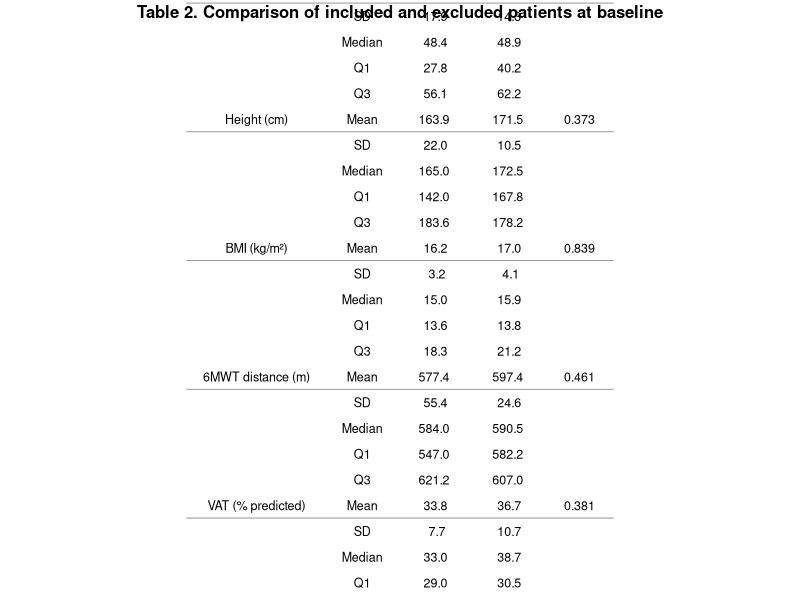

Write the R code that produced this figure. (Note: this script raises an error after producing the figure.)
## ---- chunk 1
knitr::opts_chunk$set(echo = TRUE, warning = FALSE, message = FALSE)
## ---- chunk 2
# Load package
library(readxl)

# Import datasets
included_data <- read_excel("data/data_clean.xlsx")
excluded_data <- read_excel("data/data_excluded.xlsx")

# Check structure
str(included_data)
str(excluded_data)
## ---- chunk 3
library(dplyr)
library(gridExtra)
library(grid)

# Fonction descriptive
describe <- function(x) {
  data.frame(
    Statistic = c("Mean", "SD", "Median", "Q1", "Q3"),
    Value = c(
      mean(x, na.rm = TRUE),
      sd(x, na.rm = TRUE),
      median(x, na.rm = TRUE),
      quantile(x, 0.25, na.rm = TRUE),
      quantile(x, 0.75, na.rm = TRUE)
    )
  )
}

vars <- c("age", "weight_kg", "height_cm", "bmi_kg_cm2",
          "6minwt_distance_traveled_m_before",
          "vat_before",
          "pedsql_totalself_before")

labels <- c(
  "Age (years)",
  "Weight (kg)",
  "Height (cm)",
  "BMI (kg/m²)",
  "6MWT distance (m)",
  "VAT (% predicted)",
  "PedsQL score (0–100)"
)

table_list <- list()

for(i in seq_along(vars)) {
  
  var <- vars[i]
  
  x <- included_data[[var]]
  y <- excluded_data[[var]]
  
  # Remove NA (important pour le test)
  x_clean <- x[!is.na(x)]
  y_clean <- y[!is.na(y)]
  
  # Mann-Whitney
  p_val <- round(wilcox.test(x_clean, y_clean)$p.value, 3)
  
  inc <- describe(x)
  exc <- describe(y)
  
  df <- data.frame(
    Variable = c(labels[i], rep("", 4)),
    Statistic = inc$Statistic,
    Included = round(inc$Value, 1),
    Excluded = round(exc$Value, 1),
    p_value = c(p_val, rep("", 4))
  )
  
  table_list[[i]] <- df
}

table_final <- do.call(rbind, table_list)

# ---- SEX ----
p_sexe <- round(fisher.test(table(
  c(included_data$sexe, excluded_data$sexe),
  c(rep("Included", nrow(included_data)),
    rep("Excluded", nrow(excluded_data)))
))$p.value, 3)

sexe_inc <- table(included_data$sexe)
sexe_exc <- table(excluded_data$sexe)

sex_df <- data.frame(
  Variable = c("Sex (M/F)", rep("", length(sexe_inc)-1)),
  Statistic = names(sexe_inc),
  Included = as.numeric(sexe_inc),
  Excluded = as.numeric(sexe_exc),
  p_value = c(p_sexe, rep("", length(sexe_inc)-1))
)

table_final <- rbind(table_final, sex_df)

table_final

library(gridExtra)
library(grid)

# Ajuster hauteur automatiquement
n_rows <- nrow(table_final)

pdf(
  "figures/Table_2_Comparison_of_included_and_excluded_patients_at_baseline.pdf",
  width = 8,
  height = 1 + n_rows * 0.3   
)

# Table sans quadrillage
tg <- tableGrob(
  table_final,
  rows = NULL,
  theme = ttheme_minimal(  
    core = list(
      fg_params = list(fontsize = 9)
    ),
    colhead = list(
      fg_params = list(fontsize = 10, fontface = "bold")
    )
  )
)

library(gtable)

# Add lines between variables 
var_rows <- which(table_final$Variable != "")

for (i in var_rows) {
  tg <- gtable::gtable_add_grob(
    tg,
    grobs = segmentsGrob(
      x0 = unit(0, "npc"),
      x1 = unit(1, "npc"),
      y0 = unit(0, "npc"),
      y1 = unit(0, "npc"),
      gp = gpar(lwd = 0.8, col = "grey50")
    ),
    t = i + 1,
    l = 1,
    r = ncol(tg),
    clip = "off"
  )
}

grid.arrange(
  textGrob(
    "Table 2. Comparison of included and excluded patients at baseline",
    gp = gpar(fontsize = 12, fontface = "bold")
  ),
  tg,
  ncol = 1,
  heights = c(0.2, 5)  
)

dev.off()
## ---- chunk 4

# Paired Wilcoxon test
wilcox_test <- wilcox.test(
  included_data$`6minwt_distance_traveled_m_after`,
  included_data$`6minwt_distance_traveled_m_before`,
  paired = TRUE,
  exact = TRUE
)
wilcox_test

# Viewing individual changes at a 6-minute walking distance

library(ggplot2)

# Create plot
p <- ggplot(included_data, aes(x = delta_6mwt)) +
  geom_histogram(bins = 10, fill = "lightgrey", color = "black") +
  geom_vline(xintercept = 0, linetype = "dashed", color = "red") +
  xlab("Change in 6-Minute Walk Distance (m)") +
  ylab("Number of patients") +
  ggtitle("Figure 3. Histogram of Individual Changes in the 6-Minute Walk Test") +
  theme_minimal()

# Display
p

# Save as PDF
ggsave(
  filename = "figures/Figure_3_Histogram_of_Individual_Changes_in_the_6-Minute_Walk_Test.pdf",
  plot = p,
  width = 6,
  height = 4
)
## ---- chunk 5
# Spearman correlation
cor_test <- cor.test(
  included_data$`6minwt_distance_traveled_m_after`,
  included_data$pedsql_totalself_after,
  method = "spearman"
)

cor_test

# Viewing
library(ggplot2)

# Create plot
p_corr <- ggplot(included_data, aes(
  x = `6minwt_distance_traveled_m_after`,
  y = pedsql_totalself_after
)) +
  geom_point() +
  geom_smooth(method = "lm", se = TRUE) +
  xlab("6-Minute Walk Distance (m)") +
  ylab("PedsQL Score (0–100)") +
  ggtitle("Figure 4. Correlation Between Functional Capacity and Quality of Life") +
  theme_minimal()

p_corr

# Export PDF
ggsave(
  "figures/Figure_4_Correlation_6MWT_PedsQL.pdf",
  plot = p_corr,
  width = 6,
  height = 4
)
